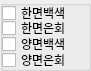
    <widget class="QGroupBox" name="wall_option">
     <property name="geometry">
      <rect>
       <x>510</x>
       <y>236</y>
       <width>91</width>
       <height>71</height>
      </rect>
     </property>
     <property name="sizePolicy">
      <sizepolicy hsizetype="Preferred" vsizetype="Preferred">
       <horstretch>0</horstretch>
       <verstretch>0</verstretch>
      </sizepolicy>
     </property>
     <property name="layoutDirection">
      <enum>Qt::LeftToRight</enum>
     </property>
     <property name="autoFillBackground">
      <bool>false</bool>
     </property>
     <property name="title">
      <string/>
     </property>
     <property name="alignment">
      <set>Qt::AlignCenter</set>
     </property>
     <property name="flat">
      <bool>false</bool>
     </property>
     <property name="checkable">
      <bool>false</bool>
     </property>
     <widget class="QCheckBox" name="onecolor">
      <property name="enabled">
       <bool>true</bool>
      </property>
      <property name="geometry">
       <rect>
        <x>2</x>
        <y>5</y>
        <width>71</width>
        <height>16</height>
       </rect>
      </property>
      <property name="text">
       <string>한면백색</string>
      </property>
     </widget>
     <widget class="QCheckBox" name="onecolor_2">
      <property name="enabled">
       <bool>true</bool>
      </property>
      <property name="geometry">
       <rect>
        <x>2</x>
        <y>20</y>
        <width>71</width>
        <height>16</height>
       </rect>
      </property>
      <property name="text">
       <string>한면은회</string>
      </property>
     </widget>
     <widget class="QCheckBox" name="onecolor_3">
      <property name="enabled">
       <bool>true</bool>
      </property>
      <property name="geometry">
       <rect>
        <x>2</x>
        <y>52</y>
        <width>71</width>
        <height>16</height>
       </rect>
      </property>
      <property name="text">
       <string>양면은회</string>
      </property>
     </widget>
     <widget class="QCheckBox" name="onecolor_4">
      <property name="enabled">
       <bool>true</bool>
      </property>
      <property name="geometry">
       <rect>
        <x>2</x>
        <y>36</y>
        <width>71</width>
        <height>16</height>
       </rect>
      </property>
      <property name="text">
       <string>양면백색</string>
      </property>
     </widget>
    </widget>
